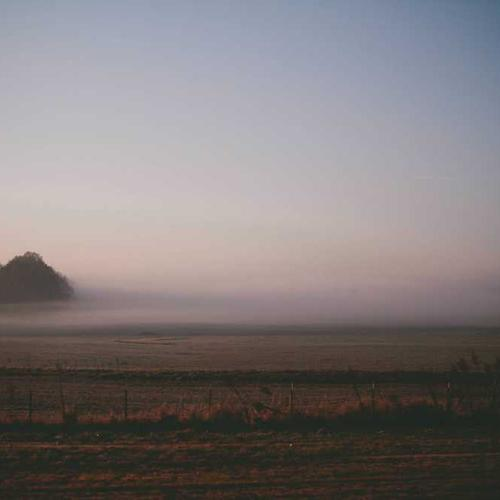
#> input picture data/dummy.jpg, 500 x 500 px; its folder holds only this picture in this run
$ python main.py
#> lines starting #> are read from the running program, lines starting #| are printed output that depends on the picture; after the words box and inside, x2 and y2 are one past the last pixel; in counts of white or black regions, pixels touching at a corner belong together
### src/preprocessing.py
import cv2
import numpy as np

def load_image(image_path):
    """Loads an image in grayscale and color."""
#> called with image_path = 'src/../data/dummy.jpg'
    image = cv2.imread(image_path)
#> image is the input picture: shape (500, 500, 3); mean B, G, R 123.3, 121.9, 128.1
    if image is None:
        raise FileNotFoundError(f"Could not load image at {image_path}")
    gray = cv2.cvtColor(image, cv2.COLOR_BGR2GRAY)
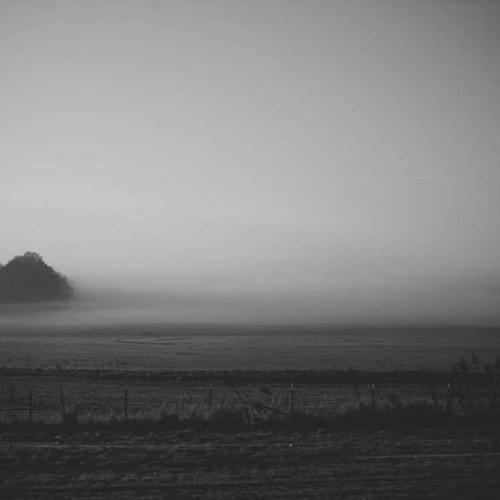
#> gray: shape (500, 500); min 27, max 201, mean 124
    return image, gray

def apply_gaussian_blur(image, kernel_size=(5, 5)):
    """Applies Gaussian Blur for noise reduction."""
#> called with kernel_size = (5, 5)
    return cv2.GaussianBlur(image, kernel_size, 0)

def enhance_contrast(image):
    """Enhances contrast using Histogram Equalization."""
    return cv2.equalizeHist(image)
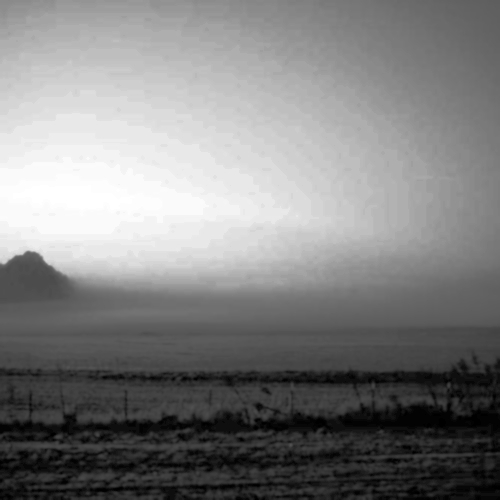
#> returned value: shape (500, 500); min 0, max 255, mean 128.9

### src/analysis.py
import cv2
import numpy as np

def detect_edges(image, lower_thresh=100, upper_thresh=200):
    """Detects structural inconsistencies using Canny edge detection."""
#> called with lower_thresh = 100, upper_thresh = 200
    return cv2.Canny(image, lower_thresh, upper_thresh)
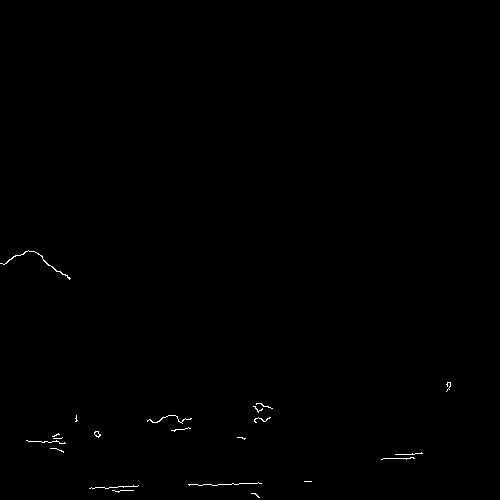
#> returned value: shape (500, 500); 0.26% white in thin lines or dots, all inside (x1, y1, x2, y2) = (0, 250, 451, 498)

def frequency_analysis(image):
    """Applies Fourier Transform to detect frequency-based anomalies."""
    f_transform = np.fft.fft2(image)
    f_shift = np.fft.fftshift(f_transform)
    magnitude_spectrum = 20 * np.log(np.abs(f_shift) + 1)
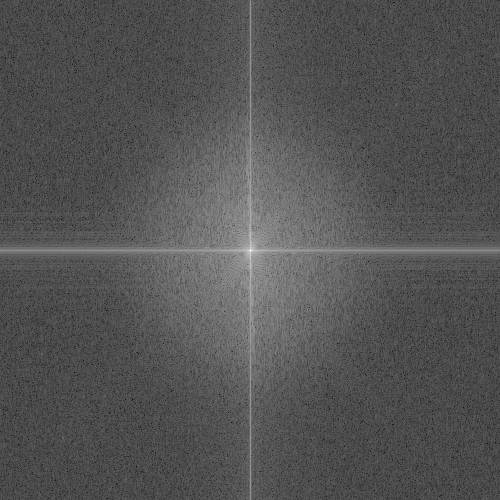
#> magnitude_spectrum: shape (500, 500) float64; min 16.38, max 345.8, mean 125.4; drawn with min black and max white
    return magnitude_spectrum

def texture_analysis(image, window_size=5):
    """Analyzes local variance across image patches to detect texture anomalies."""
#> called with window_size = 5
    # Compute local variance using mean filter
    # To avoid overflow, ensure we operate on floats
    img_float = image.astype(np.float32)
    mean_img = cv2.blur(img_float, (window_size, window_size))
    sq_mean_img = cv2.blur(img_float**2, (window_size, window_size))
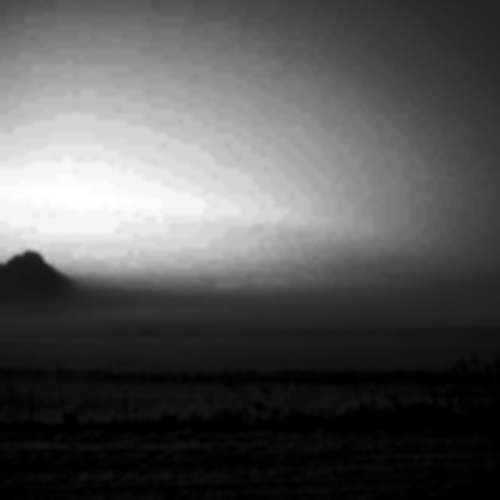
#> sq_mean_img: shape (500, 500) float32; min 0, max 65025, mean 22038.6; drawn with min black and max white
    local_variance = sq_mean_img - mean_img**2
    return local_variance

### src/main.py
import os
import cv2
import numpy as np
import matplotlib.pyplot as plt
from preprocessing import load_image, apply_gaussian_blur, enhance_contrast
from analysis import detect_edges, frequency_analysis, texture_analysis

def analyze_image(image_path, output_dir):
    """Runs the tamper detection pipeline on a given image."""
    print(f"\\n[{'-'*40}]")
    print(f"Analyzing {os.path.basename(image_path)}...")
    print(f"[{'-'*40}]")
    try:
        color_img, gray_img = load_image(image_path)
    except Exception as e:
        print(f"Error loading image: {e}")
        return

    os.makedirs(output_dir, exist_ok=True)
    basename = os.path.basename(image_path).split('.')[0]

    # Preprocessing
    smoothed = apply_gaussian_blur(gray_img)
    enhanced = enhance_contrast(smoothed)

    # Analysis
    edges = detect_edges(enhanced)
    freq_spectrum = frequency_analysis(enhanced)
    texture_var = texture_analysis(enhanced)

    # Decision Logic (Rule-based heuristics)
    # 1. Edge Density Anomaly (Unusually high or low edges)
    edge_density = np.sum(edges > 0) / (edges.shape[0] * edges.shape[1])
#> edge_density = 0.00256

    # 2. Texture Variance Anomaly (Suspicious patches of low/high variance)
    avg_variance = np.mean(texture_var)
#> avg_variance = 21.9
    max_variance = np.max(texture_var)
#> max_variance = 2372.6

    # 3. Frequency domain checks (High frequency artifacts)
    # Mean and standard dev. To detect anomalous high energy.
    mean_freq = np.mean(freq_spectrum)
#> mean_freq = 125.4
    std_freq = np.std(freq_spectrum)
#> std_freq = 23.91
    high_freq_ratio = np.sum(freq_spectrum > (mean_freq + 2*std_freq)) / freq_spectrum.size
#> high_freq_ratio = 0.0507

    print(f"Edge Density:           {edge_density:.4f}")
#| Edge Density:           0.0026
    print(f"Average Texture Variance: {avg_variance:.2f}")
#| Average Texture Variance: 21.90
    print(f"Max Texture Variance:   {max_variance:.2f}")
#| Max Texture Variance:   2372.64
    print(f"High Frequency Ratio:   {high_freq_ratio:.4f}")
#| High Frequency Ratio:   0.0507

    is_tampered = False
    reasons = []

    # Note: These thresholds are experimental heuristics and may need tuning based on images
    if edge_density > 0.15 or edge_density < 0.005:
        is_tampered = True
        reasons.append("Anomalous edge density detected (structure inconsistency).")

    if max_variance > 10000: # Threshold for unnatural texture variance
        is_tampered = True
        reasons.append("Unnaturally high local variance detected (potential cloning/splicing).")

    if high_freq_ratio > 0.05:
        is_tampered = True
        reasons.append("High ratio of out-of-band high frequencies detected in Fourier Transform.")

    decision = "Possible Tampering Detected" if is_tampered else "Likely Authentic"
    print(f"\\n>>> Final Decision: {decision} <<<")
    if reasons:
        for r in reasons:
            print(f"- {r}")

    # Plot and save results
    plt.figure(figsize=(15, 10))

    plt.subplot(231)
    plt.imshow(cv2.cvtColor(color_img, cv2.COLOR_BGR2RGB))
    plt.title('Original Image')
    plt.axis('off')

    plt.subplot(232)
    plt.imshow(enhanced, cmap='gray')
    plt.title('Enhanced Grayscale')
    plt.axis('off')

    plt.subplot(233)
    plt.imshow(edges, cmap='gray')
    plt.title('Edge Detection (Canny)')
    plt.axis('off')

    plt.subplot(234)
    plt.imshow(freq_spectrum, cmap='gray')
    plt.title('Frequency Spectrum (Magnitude)')
    plt.axis('off')

    plt.subplot(235)
    plt.imshow(texture_var, cmap='hot')
    plt.title('Texture Local Variance')
    plt.axis('off')

    plt.tight_layout()
    output_path = os.path.join(output_dir, f"{basename}_analysis.png")
    plt.savefig(output_path)
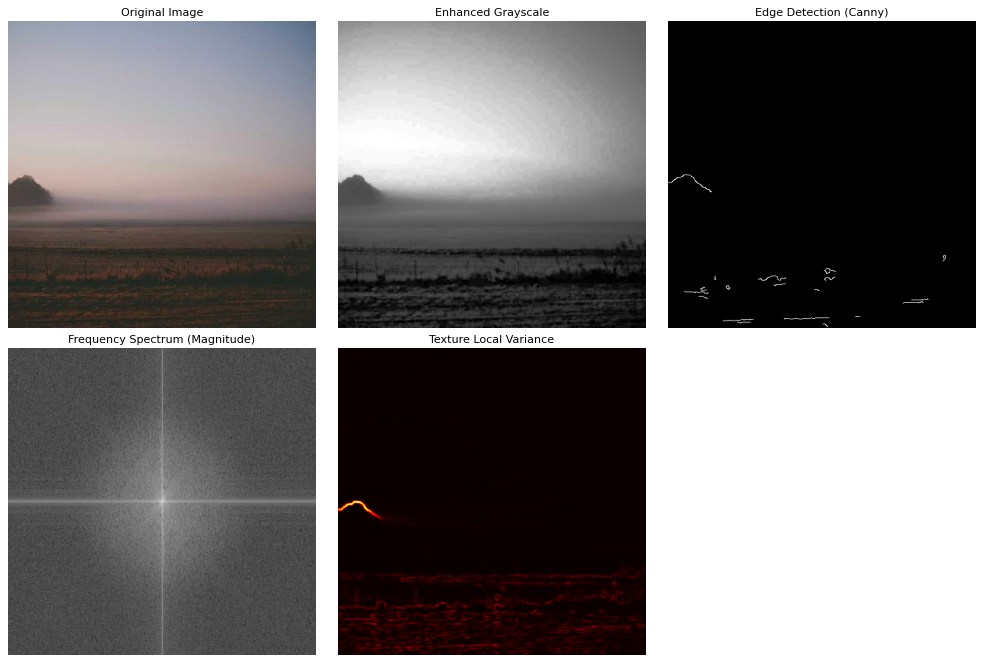
#> figure drawn by matplotlib, 5 panels
    print(f"\\n> Saved analysis visualization to {output_path}")
    plt.close()

if __name__ == "__main__":
    current_dir = os.path.dirname(os.path.abspath(__file__))
    data_dir = os.path.join(current_dir, "..", "data")
    output_dir = os.path.join(current_dir, "..", "results")

    # Process all images in data_dir
    os.makedirs(data_dir, exist_ok=True)
    images = [f for f in os.listdir(data_dir) if f.lower().endswith(('.png', '.jpg', '.jpeg'))]

    if not images:
        print(f"No images found in {os.path.abspath(data_dir)}.\\nPlease place some test images in the data/ directory and run again.")
    else:
        for img_name in images:
            analyze_image(os.path.join(data_dir, img_name), output_dir)
